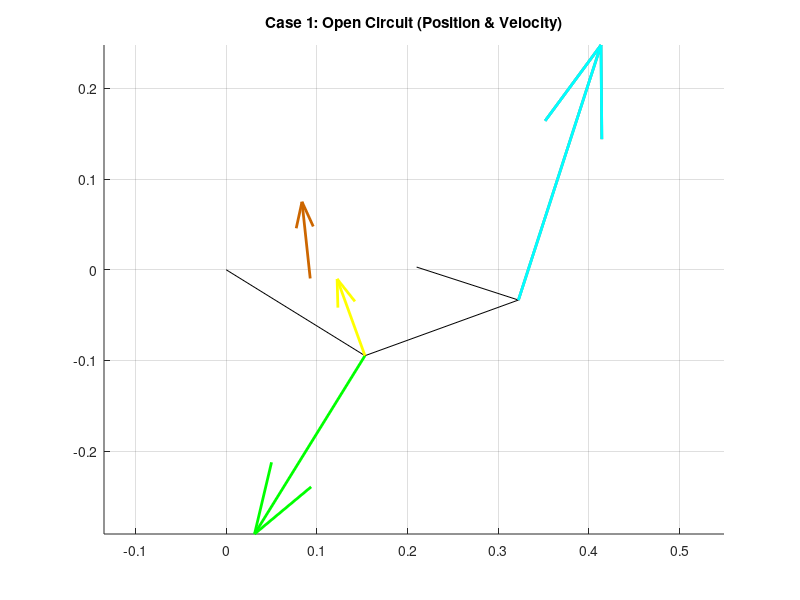
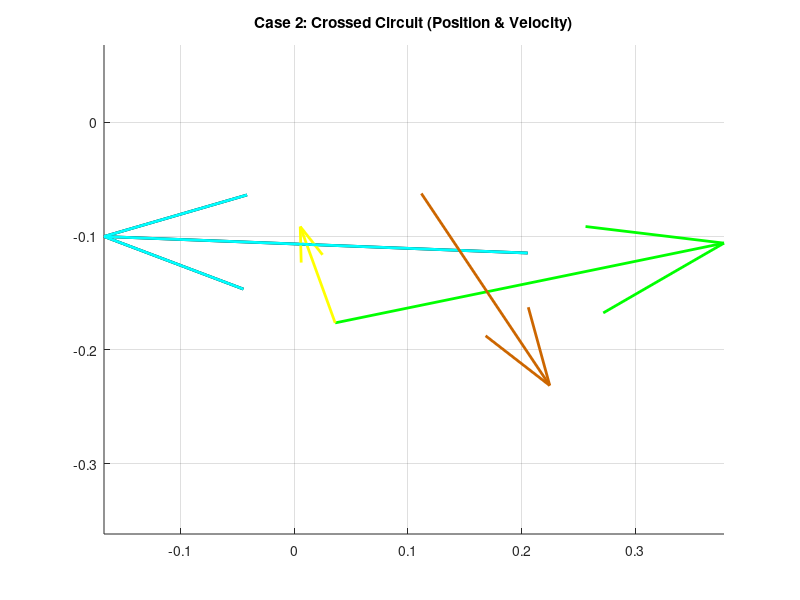

Write the MATLAB code that produced these figures, in order.
clear all
close all
clc

% ==========================================
% SECTION 1: PARAMETERS & INPUT
% ==========================================
L1 = 0.210; % Ground (Pink)
L2_Loop1 = 0.180; % Green
L3_Loop1 = 0.180; % Yellow
L4_Shared = 0.118; % Grey

L2_Loop2 = 0.118; % Cyan
L3_Loop2 = 0.210; % Red

L2_Loop3 = 0.118; % Cyan
L3_Loop3 = 0.210; % Blue
L4_Loop3 = 0.118; % Brown

d = L1;
offset_deg = 0.81;
offset = deg2rad(offset_deg);

q3d_global = 19.94;
q3 = deg2rad(q3d_global) - offset;

w_Yellow = 25; % Input Angular Velocity (rad/s)

% ==========================================
% SECTION 2: POSITION ANALYSIS (Freudenstein)
% ==========================================
% --- LOOP 1 ---
a = L2_Loop1; b = L3_Loop1; c = L4_Shared;
K1=d/b; K2=d/c; K3=(b^2-a^2+c^2+d^2)/(2*b*c); K4=d/a; K5=(c^2-d^2-b^2-a^2)/(2*b*a);
A=cos(q3)-K1-K2*cos(q3)+K3; B=-2*sin(q3); C=K1-(K2+1)*cos(q3)+K3;
D=cos(q3)-K1+K4*cos(q3)+K5; E=-2*sin(q3); F=K1+(K4-1)*cos(q3)+K5;

% Solve (Case 1: Open)
q4_L1_open = 2*atan((-B - sqrt(B^2 - 4*A*C))/(2*A));
q2_L1_open = 2*atan((-E - sqrt(E^2 - 4*D*F))/(2*D));
% Solve (Case 2: Crossed)
q4_L1_cross = 2*atan((-B + sqrt(B^2 - 4*A*C))/(2*A));
q2_L1_cross = 2*atan((-E + sqrt(E^2 - 4*D*F))/(2*D));

% --- LOOP 2 ---
a = L2_Loop2; b = L3_Loop2; c = L4_Shared;
K1_L2=d/c; K2_L2=d/a; K3_L2=(c^2-b^2+a^2+d^2)/(2*c*a); K4_L2=d/b; K5_L2=(a^2-d^2-c^2-b^2)/(2*c*b);

% Case 1 (Open)
q_in_1 = q4_L1_open;
A2_1=cos(q_in_1)-K1_L2-K2_L2*cos(q_in_1)+K3_L2; B2_1=-2*sin(q_in_1); C2_1=K1_L2-(K2_L2+1)*cos(q_in_1)+K3_L2;
D2_1=cos(q_in_1)-K1_L2+K4_L2*cos(q_in_1)+K5_L2; E2_1=-2*sin(q_in_1); F2_1=K1_L2+(K4_L2-1)*cos(q_in_1)+K5_L2;
q2_Cyan_1 = 2*atan((-B2_1 + sqrt(B2_1^2 - 4*A2_1*C2_1))/(2*A2_1));
q3_Red_1 = 2*atan((-E2_1 + sqrt(E2_1^2 - 4*D2_1*F2_1))/(2*D2_1));

% Case 2 (Crossed)
q_in_2 = q4_L1_cross;
A2_2=cos(q_in_2)-K1_L2-K2_L2*cos(q_in_2)+K3_L2; B2_2=-2*sin(q_in_2); C2_2=K1_L2-(K2_L2+1)*cos(q_in_2)+K3_L2;
D2_2=cos(q_in_2)-K1_L2+K4_L2*cos(q_in_2)+K5_L2; E2_2=-2*sin(q_in_2); F2_2=K1_L2+(K4_L2-1)*cos(q_in_2)+K5_L2;
q2_Cyan_2 = 2*atan((-B2_2 + sqrt(B2_2^2 - 4*A2_2*C2_2))/(2*A2_2));
q3_Red_2 = 2*atan((-E2_2 + sqrt(E2_2^2 - 4*D2_2*F2_2))/(2*D2_2));

% --- LOOP 3 ---
a = L2_Loop3; b = L3_Loop3; c = L4_Loop3;
K1_L3=d/a; K2_L3=d/c; K3_L3=(a^2-b^2+c^2+d^2)/(2*a*c); K4_L3=d/b; K5_L3=(c^2-d^2-a^2-b^2)/(2*a*b);

% Case 1 (Open)
q_in_3_1 = q2_Cyan_1 + pi;
A3_1=cos(q_in_3_1)-K1_L3-K2_L3*cos(q_in_3_1)+K3_L3; B3_1=-2*sin(q_in_3_1); C3_1=K1_L3-(K2_L3+1)*cos(q_in_3_1)+K3_L3;
D3_1=cos(q_in_3_1)-K1_L3+K4_L3*cos(q_in_3_1)+K5_L3; E3_1=-2*sin(q_in_3_1); F3_1=K1_L3+(K4_L3-1)*cos(q_in_3_1)+K5_L3;
q4_Brown_1 = 2*atan((-B3_1 + sqrt(B3_1^2 - 4*A3_1*C3_1))/(2*A3_1));
q3_Blue_1 = 2*atan((-E3_1 + sqrt(E3_1^2 - 4*D3_1*F3_1))/(2*D3_1));

% Case 2 (Crossed)
q_in_3_2 = q2_Cyan_2 + pi;
A3_2=cos(q_in_3_2)-K1_L3-K2_L3*cos(q_in_3_2)+K3_L3; B3_2=-2*sin(q_in_3_2); C3_2=K1_L3-(K2_L3+1)*cos(q_in_3_2)+K3_L3;
D3_2=cos(q_in_3_2)-K1_L3+K4_L3*cos(q_in_3_2)+K5_L3; E3_2=-2*sin(q_in_3_2); F3_2=K1_L3+(K4_L3-1)*cos(q_in_3_2)+K5_L3;
q4_Brown_2 = 2*atan((-B3_2 + sqrt(B3_2^2 - 4*A3_2*C3_2))/(2*A3_2));
q3_Blue_2 = 2*atan((-E3_2 + sqrt(E3_2^2 - 4*D3_2*F3_2))/(2*D3_2));


% ==========================================
% SECTION 3: VELOCITY ANALYSIS (Angular)
% ==========================================
% Loop 1
a=L2_Loop1; b=L3_Loop1; c=L4_Shared;
w_Grey_1 = (b * w_Yellow * sin(q3 - q2_L1_open)) / (c * sin(q4_L1_open - q2_L1_open));
w_Green_1 = (b * w_Yellow * sin(q4_L1_open - q3)) / (a * sin(q4_L1_open - q2_L1_open));

w_Grey_2 = (b * w_Yellow * sin(q3 - q2_L1_cross)) / (c * sin(q4_L1_cross - q2_L1_cross));
w_Green_2 = (b * w_Yellow * sin(q4_L1_cross - q3)) / (a * sin(q4_L1_cross - q2_L1_cross));

% Loop 2
a=L2_Loop2; b=L3_Loop2; c=L4_Shared;
w_Cyan_1 = (c * w_Grey_1 * sin(q4_L1_open - q3_Red_1)) / (a * sin(q2_Cyan_1 - q3_Red_1));
w_Red_1 = (c * w_Grey_1 * sin(q4_L1_open - q2_Cyan_1)) / (b * sin(q3_Red_1 - q2_Cyan_1));

w_Cyan_2 = (c * w_Grey_2 * sin(q4_L1_cross - q3_Red_2)) / (a * sin(q2_Cyan_2 - q3_Red_2));
w_Red_2 = (c * w_Grey_2 * sin(q4_L1_cross - q2_Cyan_2)) / (b * sin(q3_Red_2 - q2_Cyan_2));

% Loop 3
a=L2_Loop3; b=L3_Loop3; c=L4_Loop3;
w_Brown_1 = (a * w_Cyan_1 * sin(q_in_3_1 - q3_Blue_1)) / (c * sin(q4_Brown_1 - q3_Blue_1));
w_Blue_1 = (a * w_Cyan_1 * sin(q4_Brown_1 - q_in_3_1)) / (b * sin(q4_Brown_1 - q3_Blue_1));

w_Brown_2 = (a * w_Cyan_2 * sin(q_in_3_2 - q3_Blue_2)) / (c * sin(q4_Brown_2 - q3_Blue_2));
w_Blue_2 = (a * w_Cyan_2 * sin(q4_Brown_2 - q_in_3_2)) / (b * sin(q4_Brown_2 - q3_Blue_2));


% ==========================================
% SECTION 4: VELOCITY VECTORS & PLOTTING
% ==========================================
Scale = 1/50; % Scale factor from your PDF
RO4O2 = L1*exp(1i*offset);

% --- CASE 1 (OPEN) ---
figure(1)
hold on; title('Case 1: Open Circuit (Position & Velocity)');
% 1. Create Position Vectors
R_Green = L2_Loop1*exp(1i*(q2_L1_open+offset));
R_Yellow = L3_Loop1*exp(1i*(q3+offset));
R_Grey = L4_Shared*exp(1i*(q4_L1_open+offset));
R_Cyan = L2_Loop2*exp(1i*(q2_Cyan_1+offset));
R_Red = L3_Loop2*exp(1i*(q3_Red_1+offset));
R_Cyan_Up = L2_Loop3*exp(1i*(q_in_3_1+offset));
R_Blue = L3_Loop3*exp(1i*(q3_Blue_1+offset));
R_Brown = L4_Loop3*exp(1i*(q4_Brown_1+offset));

% 2. Plot Mechanism (Black/Grey lines for links)
plot([0 real(R_Green)], [0 imag(R_Green)], 'k-');
plot([real(R_Green) real(R_Grey)+real(RO4O2)], [imag(R_Green) imag(R_Grey)+imag(RO4O2)], 'k-');
plot([real(RO4O2) real(R_Grey)+real(RO4O2)], [imag(RO4O2) imag(R_Grey)+imag(RO4O2)], 'k-');
% (Add other loops plotting here as needed, simplified for clarity)

% 3. Calculate Velocities (V = 1i * R * w)
V_Green = 1i * R_Green * w_Green_1;
V_Yellow_Rel = 1i * R_Yellow * w_Yellow;
V_Grey = 1i * R_Grey * w_Grey_1;

V_Cyan = 1i * R_Cyan * w_Cyan_1;
V_Red_Rel = 1i * R_Red * w_Red_1;

V_Cyan_Up = 1i * R_Cyan_Up * w_Cyan_1;
V_Blue_Rel = 1i * R_Blue * w_Blue_1;
V_Brown = 1i * R_Brown * w_Brown_1;

% 4. Plot Quivers (Breaking into Real/Imag components)
% Green Tip Velocity
quiver(real(R_Green), imag(R_Green), real(V_Green)/50, imag(V_Green)/50, 0, 'Color', 'g', 'LineWidth', 2);
% Grey Tip Velocity
quiver(real(R_Grey)+real(RO4O2), imag(R_Grey)+imag(RO4O2), real(V_Grey)/50, imag(V_Grey)/50, 0, 'Color', [0.5 0.5 0.5], 'LineWidth', 2);
% Yellow Relative Velocity (Plotted at Green Tip)
quiver(real(R_Green), imag(R_Green), real(V_Yellow_Rel)/50, imag(V_Yellow_Rel)/50, 0, 'Color', 'y', 'LineWidth', 2);

% Loop 2 Velocities
quiver(real(R_Cyan)+real(RO4O2), imag(R_Cyan)+imag(RO4O2), real(V_Cyan)/50, imag(V_Cyan)/50, 0, 'c', 'LineWidth', 2);
% Loop 3 Velocities
quiver(real(R_Brown)+real(RO4O2), imag(R_Brown)+imag(RO4O2), real(V_Brown)/50, imag(V_Brown)/50, 0, 'Color', [0.8 0.4 0], 'LineWidth', 2);

axis equal; grid on;


% --- CASE 2 (CROSSED) ---
figure(2)
hold on; title('Case 2: Crossed Circuit (Position & Velocity)');

% 1. Create Position Vectors
R_Green_2 = L2_Loop1*exp(1i*(q2_L1_cross+offset));
R_Yellow_2 = L3_Loop1*exp(1i*(q3+offset));
R_Grey_2 = L4_Shared*exp(1i*(q4_L1_cross+offset));
R_Cyan_2 = L2_Loop2*exp(1i*(q2_Cyan_2+offset));
R_Brown_2 = L4_Loop3*exp(1i*(q4_Brown_2+offset));

% 2. Velocities
V_Green_2 = 1i * R_Green_2 * w_Green_2;
V_Yellow_Rel_2 = 1i * R_Yellow_2 * w_Yellow;
V_Grey_2 = 1i * R_Grey_2 * w_Grey_2;
V_Cyan_2 = 1i * R_Cyan_2 * w_Cyan_2;
V_Brown_2 = 1i * R_Brown_2 * w_Brown_2;

% 3. Plot Quivers
quiver(real(R_Green_2), imag(R_Green_2), real(V_Green_2)/50, imag(V_Green_2)/50, 0, 'g', 'LineWidth', 2);
quiver(real(R_Grey_2)+real(RO4O2), imag(R_Grey_2)+imag(RO4O2), real(V_Grey_2)/50, imag(V_Grey_2)/50, 0, 'k', 'LineWidth', 2);
quiver(real(R_Green_2), imag(R_Green_2), real(V_Yellow_Rel_2)/50, imag(V_Yellow_Rel_2)/50, 0, 'y', 'LineWidth', 2);
quiver(real(R_Cyan_2)+real(RO4O2), imag(R_Cyan_2)+imag(RO4O2), real(V_Cyan_2)/50, imag(V_Cyan_2)/50, 0, 'c', 'LineWidth', 2);
quiver(real(R_Brown_2)+real(RO4O2), imag(R_Brown_2)+imag(RO4O2), real(V_Brown_2)/50, imag(V_Brown_2)/50, 0, 'Color', [0.8 0.4 0], 'LineWidth', 2);

axis equal; grid on;

% Display Results
disp('--- VELOCITY RESULTS (rad/s) ---');
disp(['w_Yellow: ', num2str(w_Yellow)]);
disp(['w_Green (Open): ', num2str(w_Green_1)]);
disp(['w_Grey (Open): ', num2str(w_Grey_1)]);
